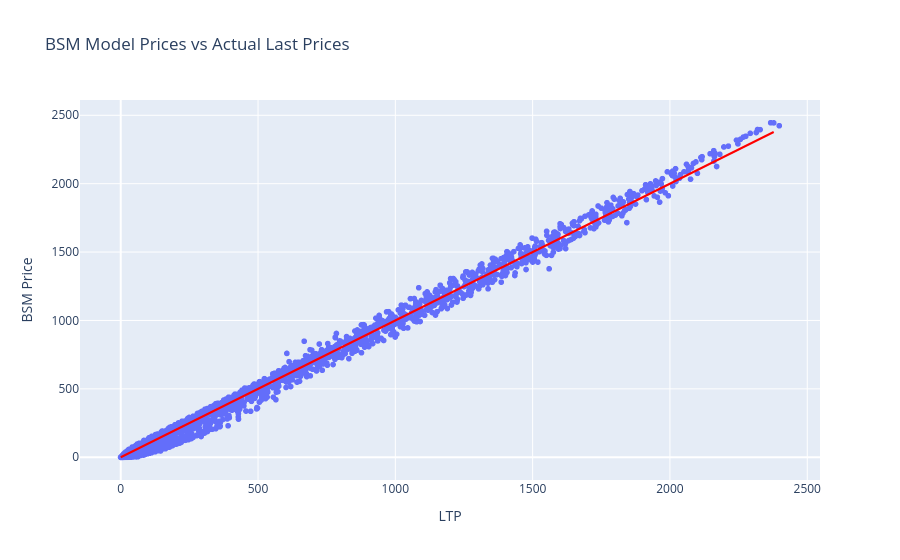

The cell this chart's notebook holds for it:
### Code cell
fig = px.scatter(bsm_prices_df, x='LTP', y='BSM Price', title='BSM Model Prices vs Actual Last Prices')
fig.add_shape(type='line', x0=0, y0=0, x1=bsm_prices_df['Close Price'].max(), y1=bsm_prices_df['Close Price'].max(),
              line=dict(color='Red',), xref='x', yref='y')
fig.show()

### Figure 1 — Plotly figure (JSON) as saved in the notebook; plotly's stock layout.template omitted (floating-point values rounded to 4 significant figures; data arrays with more than 128 entries replaced by an {"elided": "..."} marker saying what was removed)
{"data": [{"hovertemplate": "LTP=%{x}<br>BSM Price=%{y}<extra></extra>", "legendgroup": "", "marker": {"color": "#636efa", "symbol": "circle"}, "mode": "markers", "name": "", "showlegend": false, "type": "scattergl", "x": {"elided": "2753 float values"}, "xaxis": "x", "y": {"elided": "2753 float values"}, "yaxis": "y"}], "layout": {"legend": {"tracegroupgap": 0}, "shapes": [{"line": {"color": "Red"}, "type": "line", "x0": 0, "x1": 2378.0, "xref": "x", "y0": 0, "y1": 2378.0, "yref": "y"}], "title": {"text": "BSM Model Prices vs Actual Last Prices"}, "xaxis": {"anchor": "y", "domain": [0, 1], "title": {"text": "LTP"}}, "yaxis": {"anchor": "x", "domain": [0, 1], "title": {"text": "BSM Price"}}}}
